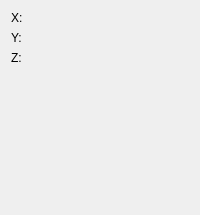
        <widget class="QWidget" name="page11_vertex">
         <layout class="QGridLayout" name="gridLayout_9">
          <item row="0" column="0">
           <layout class="QGridLayout" name="gridLayout_4">
            <item row="0" column="0">
             <widget class="QLabel" name="label_X_Axis">
              <property name="text">
               <string>X:</string>
              </property>
              <property name="alignment">
               <set>Qt::AlignLeading|Qt::AlignLeft|Qt::AlignVCenter</set>
              </property>
             </widget>
            </item>
            <item row="0" column="1">
             <widget class="Gui::QuantitySpinBox" name="vertexX" native="true">
              <property name="keyboardTracking" stdset="0">
               <bool>false</bool>
              </property>
              <property name="unit" stdset="0">
               <string notr="true">mm</string>
              </property>
             </widget>
            </item>
            <item row="1" column="0">
             <widget class="QLabel" name="label_Y_Axis">
              <property name="text">
               <string>Y:</string>
              </property>
              <property name="alignment">
               <set>Qt::AlignLeading|Qt::AlignLeft|Qt::AlignVCenter</set>
              </property>
             </widget>
            </item>
            <item row="1" column="1">
             <widget class="Gui::QuantitySpinBox" name="vertexY" native="true">
              <property name="keyboardTracking" stdset="0">
               <bool>false</bool>
              </property>
              <property name="unit" stdset="0">
               <string notr="true">mm</string>
              </property>
             </widget>
            </item>
            <item row="2" column="0">
             <widget class="QLabel" name="label_Z_Axis">
              <property name="text">
               <string>Z:</string>
              </property>
              <property name="alignment">
               <set>Qt::AlignLeading|Qt::AlignLeft|Qt::AlignVCenter</set>
              </property>
             </widget>
            </item>
            <item row="2" column="1">
             <widget class="Gui::QuantitySpinBox" name="vertexZ" native="true">
              <property name="keyboardTracking" stdset="0">
               <bool>false</bool>
              </property>
              <property name="unit" stdset="0">
               <string notr="true">mm</string>
              </property>
             </widget>
            </item>
           </layout>
          </item>
          <item row="1" column="0">
           <spacer name="verticalSpacer_3">
            <property name="orientation">
             <enum>Qt::Vertical</enum>
            </property>
            <property name="sizeHint" stdset="0">
             <size>
              <width>20</width>
              <height>139</height>
             </size>
            </property>
           </spacer>
          </item>
         </layout>
        </widget>
